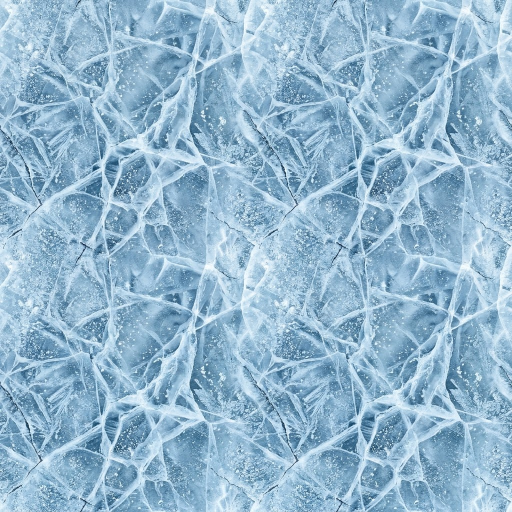
#> input picture assets/texture-sources/ice.jpg, 1024 x 1024 px, found by its file name (shown at 1/2 size)
$ python build-photo-textures.py ice assets/texture-sources/ice.jpg
#> lines starting #> are read from the running program, lines starting #| are printed output that depends on the picture
"""写真のようなシームレステクスチャ1枚から、3D表示のテクスチャ3枚（床・壁の上面・壁の側面）を作る。

使い方（Python 3 と Pillow・NumPy が必要。npm のスクリプトとは別）:
    pip install pillow numpy
    python3 scripts/build-photo-textures.py ice assets/texture-sources/ice.jpg

- 元の画像は、端どうしがつながる（並べても継ぎ目が出ない）正方形の画像にする。1024×1024px くらいがよい
- 書き出し先は public/textures/{特性}/
- 床（1枚で4×4マス、1024×1024px）：元の画像全体を、壁より明るくならないよう少し暗くして使う。目地は付けない
- 壁の上面（1枚で4×4マス、1024×1024px）：元の画像全体をそのまま使う。元の画像は端どうしがつながるので、マスの境目に縁取りのない
  ひと続きの岩肌になる
- 壁の側面（1枚で横4マス、1024×256px）：元の画像の横いっぱいの帯。上側を少し明るくする
"""
import sys
from pathlib import Path

import numpy as np
from PIL import Image

SPAN = 4  # 絵1枚が、何マス分にまたがるか（src/ui/explore3d.ts の TEXTURE_SPAN と合わせる）
TILE = 256  # 1マスの大きさ（px）。元の画像（1024×1024）がちょうど4マス分になる大きさ
# 床に混ぜる深い色（特性ごと）。足りない特性は無属性の色を使う
DEEP = {
    'ice': (0x16, 0x2A, 0x3A),
    'fire': (0x25, 0x0C, 0x08),
    'neutral': (0x14, 0x1A, 0x18),
    'light': (0x4A, 0x41, 0x28),
    'dark': (0x0C, 0x09, 0x12),
}


def main(trait: str, source: str) -> None:
#> called with trait = 'ice', source = 'assets/texture-sources/ice.jpg'
    src = Image.open(source).convert('RGB')
#> src is the input picture: PIL image 1024x1024 RGB; mean R, G, B 146.7, 182.6, 206.8
    w, h = src.size
#> w = 1024; h = 1024
    deep = np.array(DEEP.get(trait, DEEP['neutral']), np.float32) / 255

    out = Path(__file__).resolve().parent.parent / 'public' / 'textures' / trait
    out.mkdir(parents=True, exist_ok=True)

    def save(a: np.ndarray, name: str) -> None:
#> called with name = 'floor.png'
        Image.fromarray((np.clip(a, 0, 1) * 255 + 0.5).astype(np.uint8)).save(out / name, optimize=True)
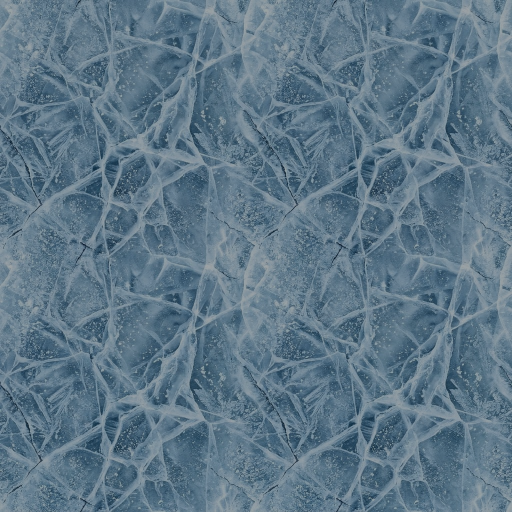
#> saved as floor.png: PIL image 1024x1024 RGB (shown at 1/2 size); mean R, G, B 93.6, 118.3, 135.2

    wall = TILE * SPAN

    # 床：元の画像全体（端どうしがつながる）を、4×4マス分の大きさにする。壁より明るくならないよう少し暗くする。
    # 壁の上面と同じ絵なので、画面では向きと位置をずらして貼る（src/ui/explore3d.ts の worldMapped）
    floor = np.asarray(src.resize((wall, wall), Image.LANCZOS)).astype(np.float32) / 255
    save(floor * 0.62 + deep * 0.12, 'floor.png')

    # 壁の上面：元の画像全体（端どうしがつながる）を、4×4マス分の大きさにする
    top = np.asarray(src.resize((wall, wall), Image.LANCZOS)).astype(np.float32) / 255
    save(top * 0.95, 'wall-top.png')

    # 壁の側面：元の画像の横いっぱいの帯（高さは画像の1/4）を、横4マス分の大きさにする。左右の端でつながる
    band = src.crop((0, int(h * 0.371), w, int(h * 0.371) + h // SPAN)).resize((wall, TILE), Image.LANCZOS)
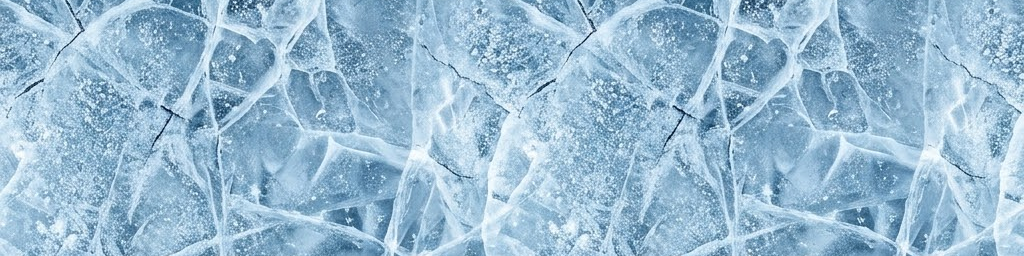
#> band: PIL image 1024x256 RGB; mean R, G, B 152.4, 187, 210.5
    side = np.asarray(band).astype(np.float32) / 255 * 0.82
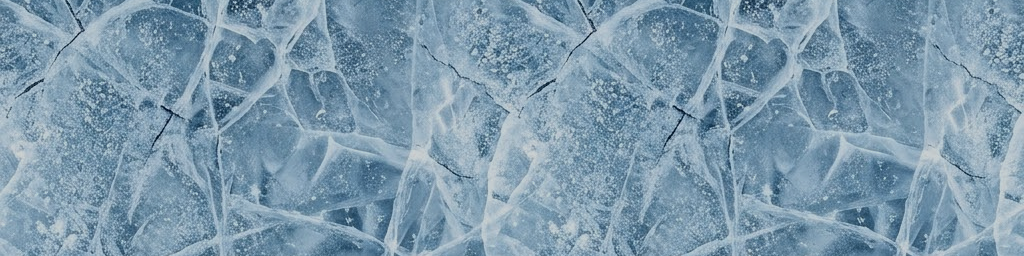
#> side: shape (256, 1024, 3) float32; mean R, G, B 0.49, 0.601, 0.677
    ly = (np.arange(TILE, dtype=np.float32) + 0.5)[:, None, None] / TILE
    save(side * (1.06 - ly * 0.14), 'wall-side.png')  # 上側は光が当たって明るい
    print(f'wrote public/textures/{trait}/ (floor, wall-top, wall-side)')


if __name__ == '__main__':
    if len(sys.argv) != 3:
        sys.exit('使い方: python3 scripts/build-photo-textures.py <特性> <元の画像>')
    main(sys.argv[1], sys.argv[2])
